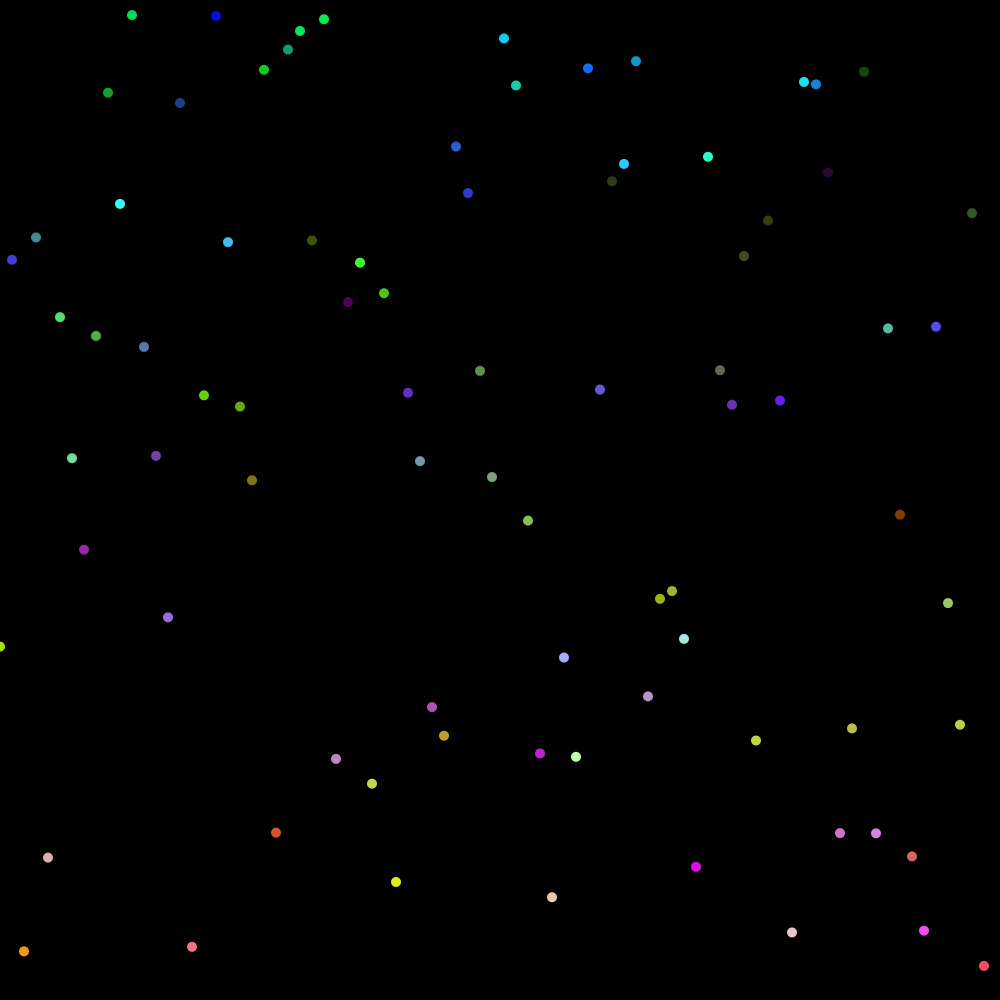
Frame 1 (no input)
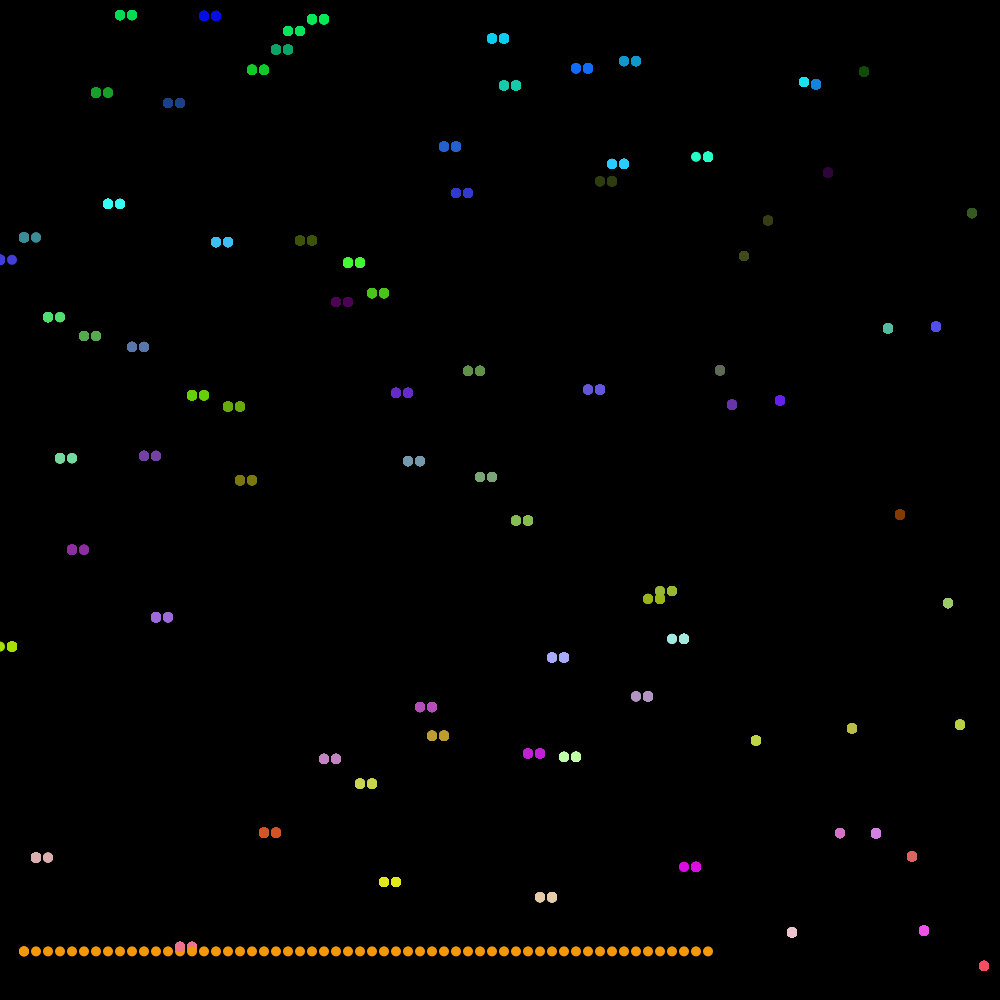
Frame 60 (the mouse pressed at the canvas centre just before this capture)
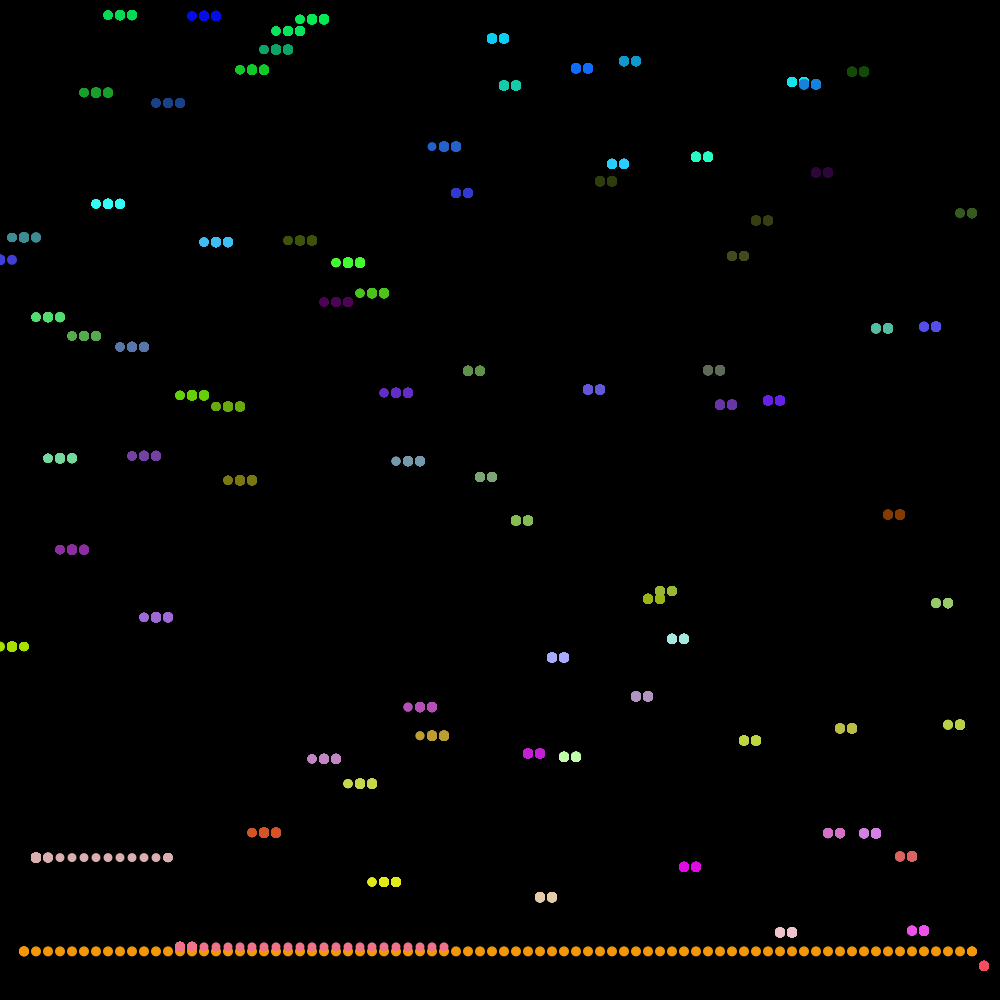
Frame 120 (the mouse held since frame 60 and released just before this capture)

The Processing sketch that drew these frames (run headless with seeded random() and noise(); from frame 60 on, the mouse is pressed at the canvas centre):

// Processing sketch: bubblesort
// ── bubblesort.pde
float[] values;
float thic=10;
float thicc=10;
int gap=2;
int i=0;
int j=0;


////
void setup(){
  background(0,0,0,0);
  size(1000,1000);
  values=new float[width/int(thicc+gap)];//lemgth of values array
 // dtaHt(values);
  dtaClr(values);
  //sort func
  //for (int i=0; i<values.length; i++){
  //  for (int j=0;j<values.length-i-1;j++){
  //    float a = values[j];
  //    float b = values[j+1];
  //    if (a>b){
  //      swap(values,j,j+1);//the window
  //    }
      
  // }
  
  
}
  
  
void draw(){
  //background(0,0,0,0);
  //visualHt(values);
  visualClr(values);
    //do one window per frame

    float a = values[j];
    float b = values[j+1];
    if (a>b){
    swap(values,j,j+1);//the window
     }
   if(i<values.length){
     j=j+1;
     if (j>=values.length-i-1){
       j=0;
       i=i+1;
       thic=thic*0.9;
       }
   }else{
       println("hehehehehe");
       thic=20;
       visualClrFin(values);
       noLoop();
     }
   
}

void swap(float[] arr,int i, int j){
  float temp=arr[i];
  arr[i]=arr[j];
  arr[j]=temp;
}

// ── color_sort.pde
void dtaHt(float[] arr){
   for (int ii=0; ii<values.length;ii++){
    values[ii]=random(height);
  }
}

void dtaClr(float[] arr){
   for (int ii=0; ii<values.length;ii++){
    values[ii]=round(random(255*255*255));
  }
}

void visualHt(float[] arr){
    for(int ii=0;ii<arr.length;ii++){
    fill(255);
    noStroke();
    rectMode(CORNERS);
    rect((thic*ii)+gap*2,height,(ii+1)*thic+gap,height-values[ii]);
  }
}

void visualClr(float[] arr){
    for(int ii=0;ii<arr.length;ii++){
      float r= round(arr[ii]/(255*255))%255;
      float g= round(arr[ii]/255)%255;
      float b= arr[ii] %255;
      
      
      fill(r,g,b);
     noStroke();
     //rectMode(CORNERS);
    //  rect((thic*ii)+gap*2,height,(ii+1)*thic+gap,height/2);
      circle((thicc+gap)*ii,map(arr[ii],0,255*255*255,0,height),thic);
  }
}

void visualClrFin(float[] arr){
      for(int ii=0;ii<arr.length;ii++){
      float r= round(arr[ii]/(255*255))%255;
      float g= round(arr[ii]/255)%255;
      float b= arr[ii] %255;
      
      
      stroke(r,g,b);
      line((thicc+gap)*ii,map(arr[ii],0,255*255*255,0,height)-gap*4,(thicc+gap)*ii,map(arr[ii],0,255*255*255,0,height)+gap*4);
  }
}
